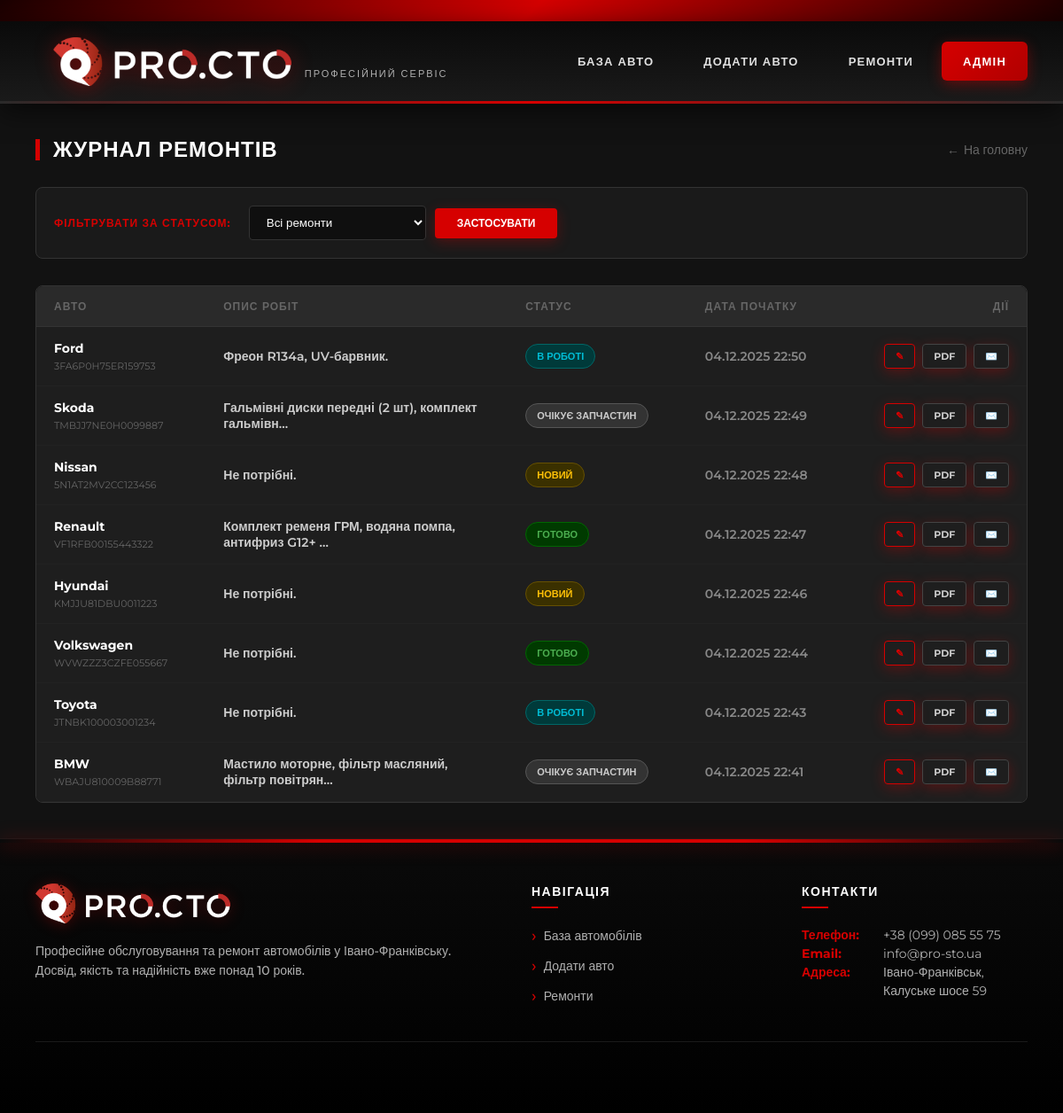
Screenshot of /repairs/list/ with the database file from the repository.
### repairs/models.py (models this page shows, shortened)
class Repair(models.Model):
    STATUS_CHOICES = [
        ('new', 'Новий'),
        ('in_progress', 'В роботі'),
        ('awaiting_parts', 'Очікує запчастин'),
        ('completed', 'Завершено'),
    ]
    car = models.ForeignKey(Car, on_delete=models.CASCADE, related_name='repairs')
    description = models.TextField()
    status = models.CharField(max_length=20, choices=STATUS_CHOICES, default='new')
    start_date = models.DateTimeField(auto_now_add=True)
    end_date = models.DateTimeField(null=True, blank=True)

### cars/models.py (models this page shows, shortened)
class Car(models.Model):
    class Transmission(models.TextChoices):
        MANUAL = 'manual', 'Механічна'
        AUTOMATIC = 'automatic', 'Автоматична'
        ROBOT = 'robot', 'Роботизована'
        VARIATOR = 'variator', 'Варіатор'
    class FuelType(models.TextChoices):
        PETROL = 'petrol', 'Бензин'
        DIESEL = 'diesel', 'Дизель'
        ELECTRIC = 'electric', 'Електро'
        HYBRID = 'hybrid', 'Гібрид'
        GAS = 'gas', 'Газ'
    make = models.CharField(
        max_length=100,
        verbose_name="Марка"
    )
    model_name = models.CharField(
        max_length=100,
        verbose_name="Модель"
    )
    vin = models.CharField(
        max_length=17,
        unique=True,
        verbose_name="VIN-код",
        validators=[MinLengthValidator(17)]
    )
    owner_name = models.CharField(
        max_length=100,
        verbose_name="ПІБ власника",
    )
    year = models.PositiveIntegerField(
        verbose_name="Рік випуску",
        validators=[
            MinValueValidator(1900),
            MaxValueValidator(datetime.date.today().year + 1)
        ],
        help_text="Використовуйте формат: <YYYY>"
    )
    color = models.CharField(
        max_length=50,
        verbose_name="Колір"
    )
    transmission = models.CharField(
        max_length=20,
        choices=Transmission.choices,
        default=Transmission.AUTOMATIC,
        verbose_name="Коробка передач"
    )
    fuel_type = models.CharField(
        max_length=20,
        choices=FuelType.choices,
        default=FuelType.PETROL,
        verbose_name="Тип пального"
    )
    mileage = models.PositiveIntegerField(
        default=0,
        verbose_name="Пробіг (км)",
        help_text="Для нових авто залиште 0"
    )
    engine_volume = models.DecimalField(
        max_digits=4,
        decimal_places=1,
        blank=True,
        null=True,
        verbose_name="Об'єм двигуна (л)"
    )
    description = models.TextField(
        blank=True,
        verbose_name="Опис"
    )
    main_image = models.ImageField(
        upload_to='cars/%Y/%m/',
        blank=True,
        null=True,
        verbose_name="Фото"
    )
    is_published = models.BooleanField(
        default=True,
        verbose_name="Опубліковано"
    )
    created_at = models.DateTimeField(
        auto_now_add=True,
        verbose_name="Дата додавання"
    )
    updated_at = models.DateTimeField(
        auto_now=True,
        verbose_name="Дата оновлення"
    )
    class Meta:
        verbose_name = "Автомобіль"
        verbose_name_plural = "Автомобілі"
        ordering = ['-created_at']

### repairs/views.py (the view)
# urls.py: path('list/', views.repair_list_view, name='repair_list'),
def repair_list_view(request):
    status_filter = request.GET.get('status', '')
    repairs = Repair.objects.select_related('car').all().order_by('-start_date')
    if status_filter:
        repairs = repairs.filter(status=status_filter)
    status_choices = Repair.STATUS_CHOICES
    context = {
        'repairs': repairs,
        'status_choices': status_choices,
        'current_filter': status_filter
    }
    return render(request, 'repairs/repair_list.html', context)

### repairs/templates/repairs/repair_list.html (shortened to what this page needs)
{% extends 'base.html' %}
{% block content %}
<div style="max-width: 1200px; margin: 0 auto;">
    <div style="display: flex; justify-content: space-between; align-items: center; margin-bottom: 30px;">
        <h2 style="margin: 0; color: #ffffff; text-transform: uppercase; font-weight: 800; border-left: 5px solid #D60000; padding-left: 15px; letter-spacing: 1px; line-height: 1;">
            Журнал ремонтів
        </h2>
        <a href="{% url 'home' %}" style="color: #666; text-decoration: none; font-size: 14px; display: flex; align-items: center; gap: 5px; transition: color 0.3s;">
            <span>←</span> На головну
        </a>
    </div>
    <div class="stat-card" style="padding: 20px; margin-bottom: 30px; background-color: #1a1a1a; border: 1px solid #333; display: flex; align-items: center; gap: 20px; flex-wrap: wrap;">
        <div style="color: #D60000; font-weight: 700; text-transform: uppercase; font-size: 12px; letter-spacing: 1px;">
            Фільтрувати за статусом:
        </div>
        <form method="get" style="margin: 0; padding: 0; border: none; background: transparent; display: flex; gap: 10px; flex: 1; align-items: center;">
            <select name="status" id="status-filter" style="margin: 0; width: auto; min-width: 200px; padding: 10px 15px; background: #0f0f0f; border: 1px solid #333; color: white;">
                <option value="">Всі ремонти</option>
            </select>
            <button type="submit" class="btn btn-primary" style="padding: 10px 25px; font-size: 12px; margin: 0;">
                ЗАСТОСУВАТИ
            </button>
        </form>
    </div>
    <div class="table-container" style="background: #1a1a1a; border: 1px solid #333; border-radius: 8px;">
        <table style="width: 100%; border-collapse: separate; border-spacing: 0;">
            <thead>
                <tr style="background: #1f1f1f;">
                    <th style="padding: 15px 20px; text-align: left; color: #666; font-size: 12px; font-weight: 700; border-bottom: 1px solid #333;">АВТО</th>
                    <th style="padding: 15px 20px; text-align: left; color: #666; font-size: 12px; font-weight: 700; border-bottom: 1px solid #333;">ОПИС РОБІТ</th>
                    <th style="padding: 15px 20px; text-align: left; color: #666; font-size: 12px; font-weight: 700; border-bottom: 1px solid #333;">СТАТУС</th>
                    <th style="padding: 15px 20px; text-align: left; color: #666; font-size: 12px; font-weight: 700; border-bottom: 1px solid #333;">ДАТА ПОЧАТКУ</th>
                    <th style="padding: 15px 20px; text-align: right; color: #666; font-size: 12px; font-weight: 700; border-bottom: 1px solid #333;">ДІЇ</th>
                </tr>
            </thead>
            <tbody>
                {% for repair in repairs %}
                <tr style="transition: background 0.2s;">
                    <td style="padding: 15px 20px; border-bottom: 1px solid #222; font-weight: 700; color: #fff;">
                        {{ repair.car.make }} {{ repair.car.model }}
                        <div style="font-size: 11px; color: #666; font-weight: 400; margin-top: 4px;">{{ repair.car.vin }}</div>
                    </td>
                    <td style="padding: 15px 20px; border-bottom: 1px solid #222; color: #ccc; max-width: 300px;">
                        {{ repair.description|truncatechars:50 }}
                    </td>
                    <td style="padding: 15px 20px; border-bottom: 1px solid #222;">
                        {% if repair.status == 'new' %}
                            <span class="status-badge pending" style="font-size: 11px;">Новий</span>
                        {% elif repair.status == 'in_progress' %}
                            <span class="status-badge in-progress" style="font-size: 11px;">В роботі</span>
                        {% elif repair.status == 'completed' %}
                            <span class="status-badge completed" style="font-size: 11px;">Готово</span>
                        {% else %}
                            <span class="status-badge" style="background: #333; color: #ccc; border: 1px solid #555; font-size: 11px;">{{ repair.get_status_display }}</span>
                        {% endif %}
                    </td>
                    <td style="padding: 15px 20px; border-bottom: 1px solid #222; color: #888;">
                        {{ repair.start_date|date:"d.m.Y H:i" }}
                    </td>
                    <td style="padding: 15px 20px; border-bottom: 1px solid #222; text-align: right;">
                        <div style="display: flex; gap: 8px; justify-content: flex-end;">
                            <a href="{% url 'edit_repair' repair.id %}" class="btn" style="padding: 6px 12px; font-size: 11px; background: transparent; border: 1px solid #D60000; color: #D60000;" title="Редагувати">
                                ✎
                            </a>
                            <a href="{% url 'generate_invoice' repair.id %}" class="btn" style="padding: 6px 12px; font-size: 11px; background: transparent; border: 1px solid #444; color: #ccc;" title="Завантажити PDF">
                                PDF
                            </a>
                            <a href="{% url 'send_invoice' repair.id %}" class="btn" style="padding: 6px 12px; font-size: 11px; background: transparent; border: 1px solid #444; color: #ccc;" title="Надіслати Email">
                                ✉️
                            </a>
                        </div>
                    </td>
                </tr>
                {% endfor %}
            </tbody>
        </table>
    </div>
</div>
{% endblock %}

### templates/base.html (style rules this page uses)
:root { --primary-red: #D60000; --dark-bg: #121212; --panel-bg: #1E1E1E; --text-white: #ffffff; --text-gray: #b0b0b0; }
* { margin: 0; padding: 0; box-sizing: border-box; }
body { font-family: 'Montserrat', sans-serif; background-color: var(--dark-bg); color: var(--text-white); min-height: 100vh; display: flex; flex-direction: column; }
.btn { display: inline-flex; align-items: center; justify-content: center; padding: 12px 30px; background-color: var(--primary-red); color: white; text-transform: uppercase; font-weight: 700; font-size: 13px; border: none; border-radius: 4px; cursor: pointer; text-decoration: none; transition: all 0.3s ease; box-shadow: 0 4px 15px rgba(214, 0, 0, 0.3); }
.btn-primary { background-color: var(--primary-red); color: white; }
.stat-card { background-color: var(--panel-bg); border: 1px solid #333; border-radius: 8px; padding: 25px; transition: all 0.3s ease; text-decoration: none; display: block; position: relative; overflow: hidden; }
.table-container { overflow-x: auto; border-radius: 8px; margin-top: 20px; }
table { width: 100%; border-collapse: collapse; background-color: var(--panel-bg); border-radius: 8px; overflow: hidden; }
th { background-color: #2a2a2a; color: #888; padding: 15px 20px; text-align: left; text-transform: uppercase; font-size: 11px; font-weight: 700; letter-spacing: 1px; border-bottom: 1px solid #333; }
td { padding: 15px 20px; border-bottom: 1px solid #2a2a2a; color: #ddd; font-size: 14px; font-weight: 600; }
tr:last-child td { border-bottom: none; }
.status-badge { padding: 6px 12px; border-radius: 20px; font-size: 12px; font-weight: 600; text-transform: uppercase; display: inline-block; }
.status-badge.pending { background: #3a3000; color: #ffc107; border: 1px solid #665000; }
.status-badge.in-progress { background: #003a3a; color: #00bcd4; border: 1px solid #006666; }
.status-badge.completed { background: #003a00; color: #4caf50; border: 1px solid #006600; }
input, select, textarea { width: 100%; padding: 12px; background-color: #000; border: 1px solid #333; color: white; border-radius: 4px; margin-bottom: 15px; }

### rows the page displays
Repair: car.make "Ford", car.vin "3FA6P0H75ER159753", description "Фреон R134a, UV-барвник.", status "В РОБОТІ", start_date "04.12.2025 22:50"
Repair: car.make "Skoda", car.vin "TMBJJ7NE0H0099887", description "Гальмівні диски передні (2 шт), комплект гальмівн…", status "ОЧІКУЄ ЗАПЧАСТИН", start_date "04.12.2025 22:49"
Repair: car.make "Nissan", car.vin "5N1AT2MV2CC123456", description "Не потрібні.", status "НОВИЙ", start_date "04.12.2025 22:48"
Repair: car.make "Renault", car.vin "VF1RFB00155443322", description "Комплект ременя ГРМ, водяна помпа, антифриз G12+ …", status "ГОТОВО", start_date "04.12.2025 22:47"
Repair: car.make "Hyundai", car.vin "KMJJU81DBU0011223", description "Не потрібні.", status "НОВИЙ", start_date "04.12.2025 22:46"
Repair: car.make "Volkswagen", car.vin "WVWZZZ3CZFE055667", description "Не потрібні.", status "ГОТОВО", start_date "04.12.2025 22:44"
Repair: car.make "Toyota", car.vin "JTNBK100003001234", description "Не потрібні.", status "В РОБОТІ", start_date "04.12.2025 22:43"
Repair: car.make "BMW", car.vin "WBAJU810009B88771", description "Мастило моторне, фільтр масляний, фільтр повітрян…", status "ОЧІКУЄ ЗАПЧАСТИН", start_date "04.12.2025 22:41"
